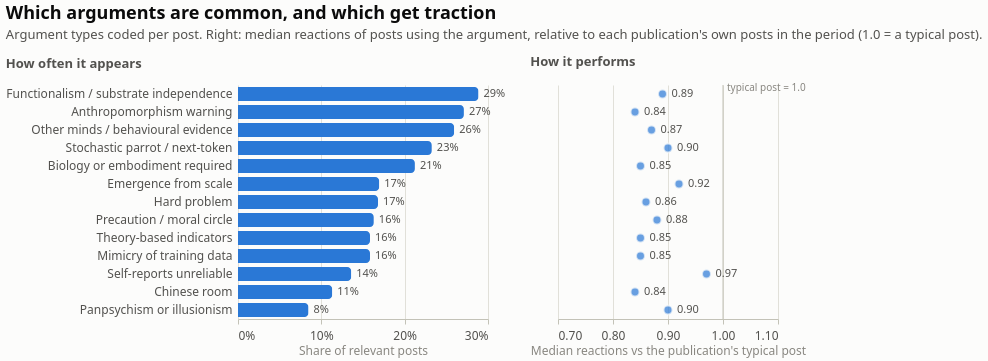

Vega-Lite specification for this chart:
### Vega-Lite specification from a JSON file in a GitHub repository (floating-point values rounded to 4 significant figures)
{"$schema": "https://vega.github.io/schema/vega-lite/v6.4.1.json", "config": {"axis": {"domainColor": "#c3c2b7", "gridColor": "#e1e0d9", "gridWidth": 1, "labelColor": "#52514e", "labelFont": "system-ui, -apple-system, 'Segoe UI', sans-serif", "labelFontSize": 12, "labelPadding": 6, "tickColor": "#c3c2b7", "titleColor": "#898781", "titleFont": "system-ui, -apple-system, 'Segoe UI', sans-serif", "titleFontSize": 12, "titleFontWeight": 400}, "axisX": {"grid": false}, "axisY": {"domain": false, "ticks": false}, "background": "#fcfcfb", "bar": {"cornerRadiusEnd": 4}, "concat": {"spacing": 24}, "font": "system-ui, -apple-system, 'Segoe UI', sans-serif", "header": {"labelColor": "#0b0b0b", "labelFont": "system-ui, -apple-system, 'Segoe UI', sans-serif", "labelFontSize": 13, "labelFontWeight": 600, "titleColor": "#898781", "titleFont": "system-ui, -apple-system, 'Segoe UI', sans-serif"}, "legend": {"direction": "horizontal", "labelColor": "#52514e", "labelFont": "system-ui, -apple-system, 'Segoe UI', sans-serif", "labelFontSize": 12, "orient": "top", "symbolSize": 80, "symbolType": "square", "titleColor": "#898781", "titleFont": "system-ui, -apple-system, 'Segoe UI', sans-serif", "titleFontSize": 12, "titleOrient": "left"}, "line": {"strokeCap": "round", "strokeJoin": "round", "strokeWidth": 2}, "point": {"filled": true, "size": 64}, "range": {"category": ["#2a78d6", "#eb6834", "#1baf7a", "#eda100", "#e87ba4", "#008300", "#4a3aa7", "#e34948"]}, "text": {"color": "#52514e", "font": "system-ui, -apple-system, 'Segoe UI', sans-serif", "fontSize": 12}, "title": {"anchor": "start", "color": "#0b0b0b", "font": "system-ui, -apple-system, 'Segoe UI', sans-serif", "fontSize": 18, "fontWeight": 600, "offset": 14, "subtitleColor": "#52514e", "subtitleFontSize": 13, "subtitlePadding": 6}, "view": {"stroke": null}}, "datasets": {"data-13398ab0a07e8bbd08d61e367b6a8f62": [{"x": 1.0}], "data-d3d5d8666ba8347a25715dc35a28b05f": [{"cited": 0.0852, "label": "Chinese room", "n": 317, "share": 0.1131, "traction": 0.84}, {"cited": 0.1319, "label": "Stochastic parrot / next-token", "n": 652, "share": 0.2326, "traction": 0.9}, {"cited": 0.104, "label": "Hard problem", "n": 471, "share": 0.168, "traction": 0.86}, {"cited": 0.1513, "label": "Other minds / behavioural evidence", "n": 727, "share": 0.2594, "traction": 0.87}, {"cited": 0.2441, "label": "Self-reports unreliable", "n": 381, "share": 0.1359, "traction": 0.97}, {"cited": 0.1384, "label": "Functionalism / substrate independence", "n": 809, "share": 0.2886, "traction": 0.89}, {"cited": 0.1378, "label": "Biology or embodiment required", "n": 595, "share": 0.2123, "traction": 0.85}, {"cited": 0.1689, "label": "Theory-based indicators", "n": 444, "share": 0.1584, "traction": 0.85}, {"cited": 0.12, "label": "Emergence from scale", "n": 475, "share": 0.1695, "traction": 0.92}, {"cited": 0.1474, "label": "Anthropomorphism warning", "n": 760, "share": 0.2711, "traction": 0.84}, {"cited": 0.2276, "label": "Precaution / moral circle", "n": 457, "share": 0.163, "traction": 0.88}, {"cited": 0.1441, "label": "Mimicry of training data", "n": 444, "share": 0.1584, "traction": 0.85}, {"cited": 0.1308, "label": "Panpsychism or illusionism", "n": 237, "share": 0.0846, "traction": 0.9}]}, "hconcat": [{"data": {"name": "data-d3d5d8666ba8347a25715dc35a28b05f"}, "height": 234, "layer": [{"encoding": {"tooltip": [{"field": "label", "title": "Argument", "type": "nominal"}, {"field": "n", "title": "Posts", "type": "quantitative"}, {"field": "share", "format": ".0%", "title": "Share", "type": "quantitative"}, {"field": "traction", "format": ".2f", "title": "Median over-performance", "type": "quantitative"}, {"field": "cited", "format": ".0%", "title": "Share cited by another publication", "type": "quantitative"}], "x": {"axis": {"format": "%", "grid": true, "tickCount": 4}, "field": "share", "title": "Share of relevant posts", "type": "quantitative"}, "y": {"axis": {"labelLimit": 280}, "field": "label", "sort": ["Functionalism / substrate independence", "Anthropomorphism warning", "Other minds / behavioural evidence", "Stochastic parrot / next-token", "Biology or embodiment required", "Emergence from scale", "Hard problem", "Precaution / moral circle", "Theory-based indicators", "Mimicry of training data", "Self-reports unreliable", "Chinese room", "Panpsychism or illusionism"], "title": null, "type": "nominal"}}, "mark": {"color": "#2a78d6", "height": 14, "type": "bar"}}, {"encoding": {"text": {"field": "share", "format": ".0%", "type": "quantitative"}, "x": {"field": "share", "type": "quantitative"}, "y": {"axis": {"labelLimit": 280}, "field": "label", "sort": ["Functionalism / substrate independence", "Anthropomorphism warning", "Other minds / behavioural evidence", "Stochastic parrot / next-token", "Biology or embodiment required", "Emergence from scale", "Hard problem", "Precaution / moral circle", "Theory-based indicators", "Mimicry of training data", "Self-reports unreliable", "Chinese room", "Panpsychism or illusionism"], "title": null, "type": "nominal"}}, "mark": {"align": "left", "color": "#52514e", "dx": 5, "fontSize": 11, "type": "text"}}], "title": {"color": "#52514e", "fontSize": 13, "fontWeight": 600, "text": "How often it appears"}, "width": 250}, {"height": 234, "layer": [{"data": {"name": "data-13398ab0a07e8bbd08d61e367b6a8f62"}, "encoding": {"x": {"field": "x", "type": "quantitative"}}, "mark": {"color": "#c3c2b7", "strokeWidth": 1, "type": "rule"}}, {"data": {"name": "data-d3d5d8666ba8347a25715dc35a28b05f"}, "encoding": {"tooltip": [{"field": "label", "title": "Argument", "type": "nominal"}, {"field": "n", "title": "Posts", "type": "quantitative"}, {"field": "share", "format": ".0%", "title": "Share", "type": "quantitative"}, {"field": "traction", "format": ".2f", "title": "Median over-performance", "type": "quantitative"}, {"field": "cited", "format": ".0%", "title": "Share cited by another publication", "type": "quantitative"}], "x": {"axis": {"format": ".2f", "grid": true, "tickCount": 4}, "field": "traction", "scale": {"domain": [0.7, 1.1], "zero": false}, "title": "Median reactions vs the publication's typical post", "type": "quantitative"}, "y": {"axis": null, "field": "label", "sort": ["Functionalism / substrate independence", "Anthropomorphism warning", "Other minds / behavioural evidence", "Stochastic parrot / next-token", "Biology or embodiment required", "Emergence from scale", "Hard problem", "Precaution / moral circle", "Theory-based indicators", "Mimicry of training data", "Self-reports unreliable", "Chinese room", "Panpsychism or illusionism"], "title": null, "type": "nominal"}}, "mark": {"color": "#2a78d6", "size": 80, "stroke": "#fcfcfb", "strokeWidth": 2, "type": "point"}}, {"data": {"name": "data-d3d5d8666ba8347a25715dc35a28b05f"}, "encoding": {"text": {"field": "traction", "format": ".2f", "type": "quantitative"}, "x": {"field": "traction", "type": "quantitative"}, "y": {"axis": null, "field": "label", "sort": ["Functionalism / substrate independence", "Anthropomorphism warning", "Other minds / behavioural evidence", "Stochastic parrot / next-token", "Biology or embodiment required", "Emergence from scale", "Hard problem", "Precaution / moral circle", "Theory-based indicators", "Mimicry of training data", "Self-reports unreliable", "Chinese room", "Panpsychism or illusionism"], "type": "nominal"}}, "mark": {"align": "left", "color": "#52514e", "dx": 9, "fontSize": 11, "type": "text"}}, {"data": {"name": "data-13398ab0a07e8bbd08d61e367b6a8f62"}, "encoding": {"text": {"value": "typical post = 1.0"}, "x": {"field": "x", "type": "quantitative"}, "y": {"value": -2}}, "mark": {"align": "left", "baseline": "top", "color": "#898781", "dx": 4, "fontSize": 10, "type": "text"}}], "title": {"color": "#52514e", "fontSize": 13, "fontWeight": 600, "text": "How it performs"}, "width": 220}], "spacing": 24, "title": {"subtitle": "Argument types coded per post. Right: median reactions of posts using the argument, relative to each publication's own posts in the period (1.0 = a typical post).", "text": "Which arguments are common, and which get traction"}}
